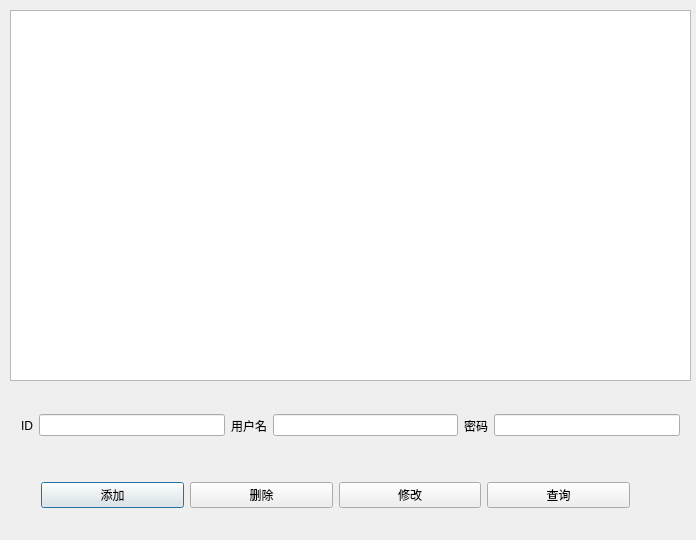
<?xml version="1.0" encoding="UTF-8"?>
<ui version="4.0">
 <class>Dialog</class>
 <widget class="QDialog" name="Dialog">
  <property name="geometry">
   <rect>
    <x>0</x>
    <y>0</y>
    <width>696</width>
    <height>540</height>
   </rect>
  </property>
  <property name="windowTitle">
   <string>Dialog</string>
  </property>
  <widget class="QWidget" name="layoutWidget">
   <property name="geometry">
    <rect>
     <x>10</x>
     <y>400</y>
     <width>681</width>
     <height>51</height>
    </rect>
   </property>
   <layout class="QHBoxLayout" name="horizontalLayout">
    <item>
     <widget class="QLabel" name="label">
      <property name="text">
       <string>ID</string>
      </property>
     </widget>
    </item>
    <item>
     <widget class="QLineEdit" name="IdEdit"/>
    </item>
    <item>
     <widget class="QLabel" name="label_2">
      <property name="text">
       <string>用户名</string>
      </property>
     </widget>
    </item>
    <item>
     <widget class="QLineEdit" name="usernameEdit"/>
    </item>
    <item>
     <widget class="QLabel" name="label_3">
      <property name="text">
       <string>密码</string>
      </property>
     </widget>
    </item>
    <item>
     <widget class="QLineEdit" name="passwordEdit"/>
    </item>
   </layout>
  </widget>
  <widget class="QWidget" name="layoutWidget">
   <property name="geometry">
    <rect>
     <x>30</x>
     <y>470</y>
     <width>611</width>
     <height>51</height>
    </rect>
   </property>
   <layout class="QHBoxLayout" name="horizontalLayout_2">
    <item>
     <widget class="QPushButton" name="addButton">
      <property name="text">
       <string>添加</string>
      </property>
     </widget>
    </item>
    <item>
     <widget class="QPushButton" name="delButton">
      <property name="text">
       <string>删除</string>
      </property>
     </widget>
    </item>
    <item>
     <widget class="QPushButton" name="updateButton">
      <property name="text">
       <string>修改</string>
      </property>
     </widget>
    </item>
    <item>
     <widget class="QPushButton" name="queryButton">
      <property name="text">
       <string>查询</string>
      </property>
     </widget>
    </item>
   </layout>
  </widget>
  <widget class="QTableWidget" name="userListWidget">
   <property name="geometry">
    <rect>
     <x>10</x>
     <y>10</y>
     <width>681</width>
     <height>371</height>
    </rect>
   </property>
   <property name="rowCount">
    <number>0</number>
   </property>
   <property name="columnCount">
    <number>0</number>
   </property>
  </widget>
 </widget>
 <layoutdefault spacing="6" margin="11"/>
 <resources/>
 <connections/>
</ui>
